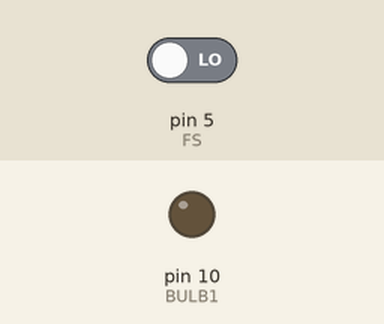
This sketch was run on a simulated Arduino Uno, built with avr-gcc and run on an emulated ATmega328P. On the bench: output pins drawn as LEDs (lit = HIGH). The test bench sets the inputs (shaded band); at power-on: pin 5 (FS) LOW.

Above: at 1.2 s.
1.3 s: pin 5 (FS) driven HIGH
At 2.5 s:
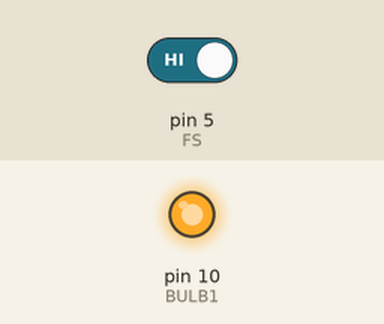
2.8 s: pin 5 (FS) driven LOW
At 3.7 s:
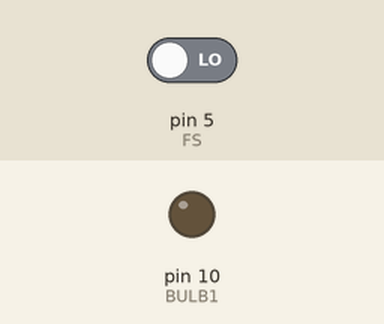
Timing chart, 0 to 5.8 s (numbered marks = the images above; inputs shaded):
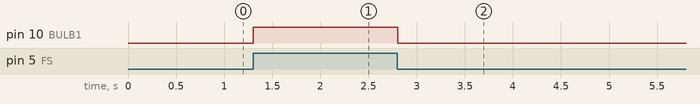

The sketch:

RELAY_arduino_sensor.ino
```cpp
const int FS = 5;
int BULB1 = 10;
int FSState = 0;
void setup()
{
  // initialize the digital pin as an output.
  pinMode(BULB1, OUTPUT);
  pinMode(FS, INPUT);
 // pinMode(led2, OUTPUT);
}

void loop()
{
  FSState = digitalRead(FS);

  if (FSState == HIGH)
  {
  digitalWrite(BULB1, HIGH);   // turn the LED on (HIGH is the voltage level)
  //digitalWrite(led2, HIGH);
  delay(20);
  }

  else
  {
  digitalWrite(BULB1, LOW);
  delay(20);
  }

}
```

Measured:
- after the input at 1.3 s, pin 10 (BULB1): LOW → HIGH at once
- after the input at 2.8 s, pin 10 (BULB1): HIGH → LOW at once
